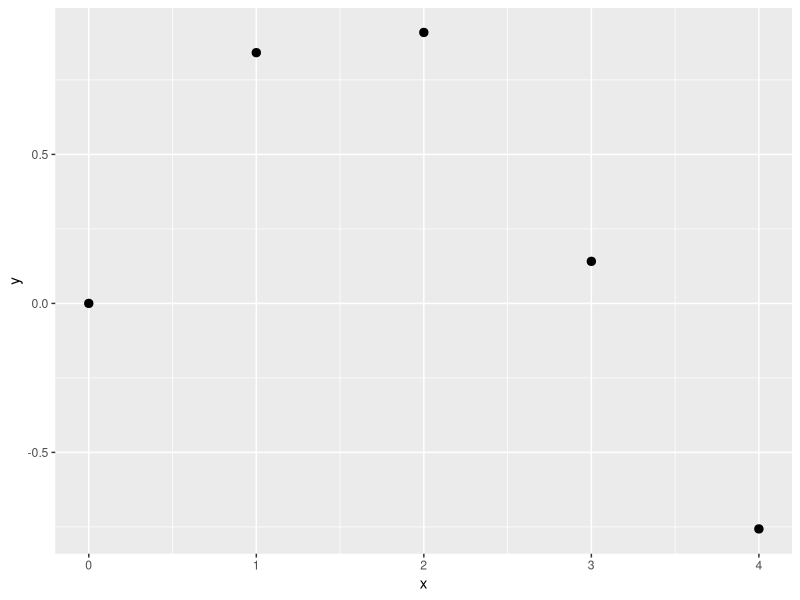

Source code (R): (Note: this script raises an error after producing the figure.)
## ---- chunk 1
knitr::opts_chunk$set(echo = TRUE)
## ---- chunk 2
library(dplyr)
library(magrittr)
library(ggplot2)

tmp <- data.frame(x = seq(0, 4, 1)) %>%
  mutate(y = sin(x))

tmp %>%
  ggplot(aes(x = x, y = y)) +
  geom_point(size = 2.5)
## ---- chunk 3
# Specify model

model <- "
data {
  int<lower=1> N1;
  real x1[N1];
  vector[N1] y1;
  int<lower=1> N2;
  real x2[N2];
}

transformed data {
  real delta = 1e-9;
  int<lower=1> N = N1 + N2;
  real x[N];
  for (n1 in 1:N1) x[n1] = x1[n1];
  for (n2 in 1:N2) x[N1 + n2] = x2[n2];
}

parameters {
  real<lower=0> rho;
  real<lower=0> alpha;
  real<lower=0> sigma;
  vector[N] eta;
}

transformed parameters {
  vector[N] f;
  {
    matrix[N, N] L_K;
    matrix[N, N] K = cov_exp_quad(x, alpha, rho);

    // diagonal elements
    for (n in 1:N)
      K[n, n] = K[n, n] + delta;

    L_K = cholesky_decompose(K);
    f = L_K * eta;
  }
}

model {
  rho ~ inv_gamma(5, 5);
  alpha ~ std_normal();
  sigma ~ std_normal();
  eta ~ std_normal();

  y1 ~ normal(f[1:N1], sigma);
}

generated quantities {
  vector[N2] y2;
  for (n2 in 1:N2)
    y2[n2] = normal_rng(f[N1 + n2], sigma);
}
"

# Set up data for Stan

stan_data <- list(N1 = nrow(tmp),
                  x1 = tmp$x,
                  y1 = tmp$y,
                  N2 = nrow(tmp),
                  x2 = tmp$x)

# Run model

m1 <- stan(model_code = model,
           data = stan_data, 
           iter = 4000, 
           chains = 3, 
           control = list(max_treedepth = 15, 
                          adapt_delta = 0.99),
           seed = 123)
## ---- chunk 4
# Extract posterior

posterior <- as.data.frame(m1) %>%
  dplyr::select(c(24:28)) %>%
  clean_names() %>%
  mutate(iter = row_number()) %>%
  pivot_longer(cols = 1:5, names_to = "x", values_to = "y") %>%
  mutate(x = gsub(".*_", "\\1", x),
         x = as.numeric(x),
         x = x-1) %>%
  group_by(x) %>%
  summarise(median = median(y),
            mean = mean(y),
            lower = quantile(y, probs = 0.950),
            upper = quantile(y, probs = 0.050)) %>%
  ungroup()

# Plot

tmp %>%
  ggplot() +
  geom_ribbon(data = posterior, aes(x = x, ymin = lower, ymax = upper), alpha = 0.4, fill = "steelblue2") +
  geom_line(data = posterior, aes(x = x, y = median), colour = "steelblue2") +
  geom_point(aes(x = x, y = y), size = 2.5)
